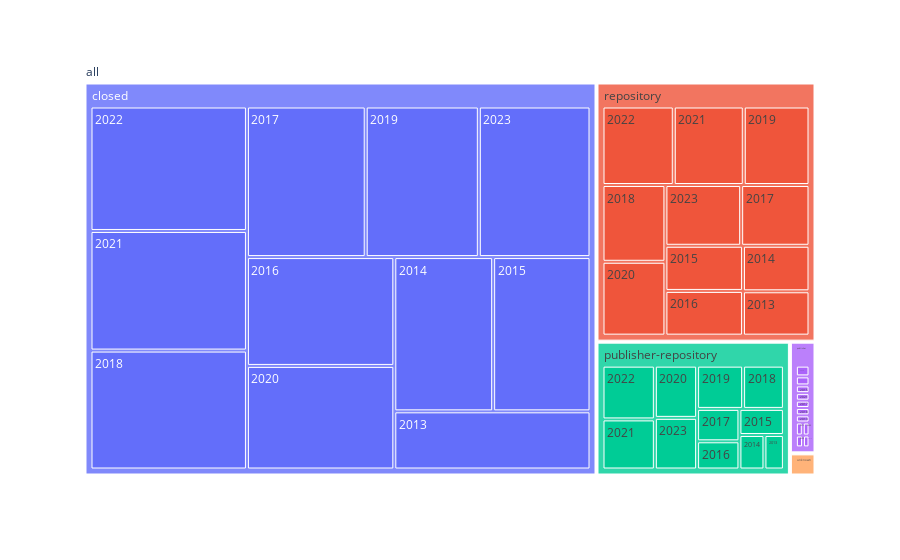

The code cell stored with this chart in its notebook:
### Code cell
fig = px.treemap(freq_oa_type, path=[px.Constant("all"),'year_d', 'oa_host_type'], values ='nb')
fig.show()

### Figure 1 — Plotly figure (JSON) as saved in the notebook; plotly's stock layout.template omitted (floating-point values rounded to 4 significant figures)
{"data": [{"branchvalues": "total", "domain": {"x": [0, 1], "y": [0, 1]}, "hovertemplate": "labels=%{label}<br>nb=%{value}<br>parent=%{parent}<br>id=%{id}<extra></extra>", "ids": ["all/closed/2013", "all/publisher/2013", "all/publisher-repository/2013", "all/repository/2013", "all/unknown/2013", "all/closed/2014", "all/publisher/2014", "all/publisher-repository/2014", "all/repository/2014", "all/unknown/2014", "all/closed/2015", "all/publisher/2015", "all/publisher-repository/2015", "all/repository/2015", "all/unknown/2015", "all/closed/2016", "all/publisher/2016", "all/publisher-repository/2016", "all/repository/2016", "all/unknown/2016", "all/closed/2017", "all/publisher/2017", "all/publisher-repository/2017", "all/repository/2017", "all/unknown/2017", "all/closed/2018", "all/publisher/2018", "all/publisher-repository/2018", "all/repository/2018", "all/unknown/2018", "all/closed/2019", "all/publisher/2019", "all/publisher-repository/2019", "all/repository/2019", "all/unknown/2019", "all/closed/2020", "all/publisher/2020", "all/publisher-repository/2020", "all/repository/2020", "all/unknown/2020", "all/closed/2021", "all/publisher/2021", "all/publisher-repository/2021", "all/repository/2021", "all/unknown/2021", "all/closed/2022", "all/publisher/2022", "all/publisher-repository/2022", "all/repository/2022", "all/unknown/2022", "all/closed/2023", "all/publisher/2023", "all/publisher-repository/2023", "all/repository/2023", "all/unknown/2023", "all/closed", "all/publisher", "all/publisher-repository", "all/repository", "all/unknown", "all"], "labels": ["2013", "2013", "2013", "2013", "2013", "2014", "2014", "2014", "2014", "2014", "2015", "2015", "2015", "2015", "2015", "2016", "2016", "2016", "2016", "2016", "2017", "2017", "2017", "2017", "2017", "2018", "2018", "2018", "2018", "2018", "2019", "2019", "2019", "2019", "2019", "2020", "2020", "2020", "2020", "2020", "2021", "2021", "2021", "2021", "2021", "2022", "2022", "2022", "2022", "2022", "2023", "2023", "2023", "2023", "2023", "closed", "publisher", "publisher-repository", "repository", "unknown", "all"], "name": "", "parents": ["all/closed", "all/publisher", "all/publisher-repository", "all/repository", "all/unknown", "all/closed", "all/publisher", "all/publisher-repository", "all/repository", "all/unknown", "all/closed", "all/publisher", "all/publisher-repository", "all/repository", "all/unknown", "all/closed", "all/publisher", "all/publisher-repository", "all/repository", "all/unknown", "all/closed", "all/publisher", "all/publisher-repository", "all/repository", "all/unknown", "all/closed", "all/publisher", "all/publisher-repository", "all/repository", "all/unknown", "all/closed", "all/publisher", "all/publisher-repository", "all/repository", "all/unknown", "all/closed", "all/publisher", "all/publisher-repository", "all/repository", "all/unknown", "all/closed", "all/publisher", "all/publisher-repository", "all/repository", "all/unknown", "all/closed", "all/publisher", "all/publisher-repository", "all/repository", "all/unknown", "all/closed", "all/publisher", "all/publisher-repository", "all/repository", "all/unknown", "all", "all", "all", "all", "all", ""], "type": "treemap", "values": [1920.0, 38.0, 140.0, 536.0, 3.0, 2566.0, 48.0, 180.0, 550.0, 4.0, 2527.0, 41.0, 242.0, 636.0, 7.0, 2699.0, 35.0, 249.0, 630.0, 4.0, 3009.0, 39.0, 286.0, 754.0, 8.0, 3131.0, 39.0, 368.0, 877.0, 13.0, 2866.0, 30.0, 415.0, 937.0, 8.0, 2568.0, 33.0, 460.0, 844.0, 10.0, 3148.0, 40.0, 547.0, 998.0, 8.0, 3277.0, 34.0, 587.0, 1016.0, 16.0, 2829.0, 57.0, 455.0, 836.0, 5.0, 30540.0, 434.0, 3929.0, 8614.0, 86.0, 43600.0]}], "layout": {"legend": {"tracegroupgap": 0}, "margin": {"t": 60}}}
